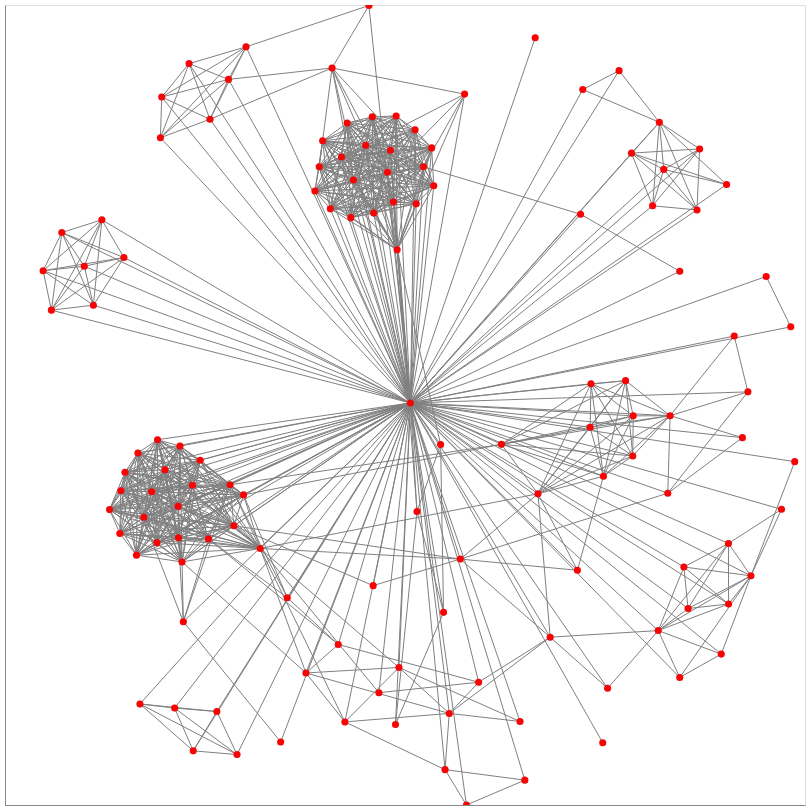

Notebook code for this chart:
### Code cell
# Fetch relationships between all co-authors
API_KEY = os.environ.get("API_KEY")

# Generate a graph from the co-authors
G = nx.Graph()

for index, row in rf.iterrows():
    G.add_node(row['orcid'], name=row['full_name'], color='green')

# Convert from and to into ORCID IDs (to map the node labels)
def force_orcid(n):
    n['from'] = n['from'].split('/')[-1]
    n['to'] = n['to'].split('/')[-1]
    return n

json = map(force_orcid, r.json()[0]['relationships']['researcher-researcher'])
ef = pd.DataFrame(json, columns=['from', 'to'])
G.add_edges_from(ef.to_numpy())

for a in rf['orcid']:
    url = f'https://f130.azure-api.net/v1/orcid/{a}?subscription-key={API_KEY}'
    r = requests.get(url)

    # print a short confirmation on completion
    print('Augment API query complete ', r.status_code)
    
    json = map(force_orcid, r.json()[0]['relationships']['researcher-researcher'])
    ef = pd.DataFrame(json, columns=['from', 'to'])
    ef = ef[ef['to'].isin(rf['orcid'].to_list())]
    G.add_edges_from(ef.to_numpy())
    
# Compute positions for viz.
pos = nx.spring_layout(G)

options = {
    "font_size": 12,
    "node_size": 50,
    "edge_color": "gray",
    "linewidths": 0.1,
    "width": 1
}

# Show information about the graph
print(nx.info(G))
print("Network density:", nx.density(G))

# Draw the graph using Altair
viz = nxa.draw_networkx(G, pos=pos, **options).properties(width=800, height=800)

nx.write_gexf(G, "test.gexf")

# Show it as an interactive plot!
viz.interactive()

### Figure 1 — Vega-Lite specification as saved in the notebook (floating-point values rounded to 4 significant figures; data arrays with more than 128 entries replaced by an {"elided": "..."} marker saying what was removed)
{"config": {"view": {"continuousWidth": 400, "continuousHeight": 300}}, "layer": [{"data": {"name": "data-04fb2d4f8d0f5fb63e3cfed5bdbb9c08"}, "mark": {"type": "line", "color": "gray", "opacity": 1, "strokeWidth": 1}, "encoding": {"detail": {"type": "quantitative", "field": "edge"}, "x": {"type": "quantitative", "axis": {"grid": false, "labels": false, "ticks": false, "title": ""}, "field": "x"}, "y": {"type": "quantitative", "axis": {"grid": false, "labels": false, "ticks": false, "title": ""}, "field": "y"}}, "selection": {"selector059": {"type": "interval", "bind": "scales", "encodings": ["x", "y"]}}}, {"data": {"name": "data-e6e8020460ef3b273a99a24b2fb35604"}, "mark": {"type": "point", "fill": "red", "opacity": 1, "size": 50, "strokeWidth": 0.1}, "encoding": {"x": {"type": "quantitative", "axis": {"grid": false, "labels": false, "ticks": false}, "field": "x"}, "y": {"type": "quantitative", "axis": {"grid": false, "labels": false, "ticks": false}, "field": "y"}}}], "height": 800, "width": 800, "$schema": "https://vega.github.io/schema/vega-lite/v4.8.1.json", "datasets": {"data-04fb2d4f8d0f5fb63e3cfed5bdbb9c08": {"elided": "1544 records"}, "data-e6e8020460ef3b273a99a24b2fb35604": [{"y": -0.2204, "x": 0.657, "color": "green", "name": "Jeremy Frey"}, {"y": -0.3852, "x": 0.1382, "color": "green", "name": "Antony Williams"}, {"y": 0.05296, "x": 0.465, "color": "green", "name": "Neil Saunders"}, {"y": -0.7475, "x": -0.6627, "color": "green", "name": "David Gray"}, {"y": -0.4819, "x": -0.2943, "color": "green", "name": "Martin Paul Eve"}, {"y": -0.2615, "x": -0.7386, "color": "green", "name": "Lisa Matthias"}, {"y": 0.548, "x": 0.07193, "color": "green", "name": "Leighton Coates"}, {"y": -0.6931, "x": 0.184, "color": "green", "name": "Catriona MacCallum"}, {"y": -0.3923, "x": -0.5574, "color": "green", "name": "Tony Ross-Hellauer"}, {"y": 0.6199, "x": -0.1588, "color": "green", "name": "Paul Langan"}, {"y": -0.7082, "x": 0.5065, "color": "green", "name": "Friso Selten"}, {"y": 0.6682, "x": -0.6115, "color": "green", "name": "Rebecca Green"}, {"y": 0.3214, "x": 0.903, "color": "green", "name": "Ian Clark"}, {"y": -0.2169, "x": -0.6334, "color": "green", "name": "Yehia Elkhatib"}, {"y": -0.5804, "x": 0.363, "color": "green", "name": "Paul Groth"}, {"y": -0.3321, "x": -0.5663, "color": "green", "name": "Bastian Greshake Tzovaras"}, {"y": 0.8359, "x": 0.5352, "color": "green", "name": "Niall Haslam"}, {"y": 0.705, "x": -0.1446, "color": "green", "name": "John Ankner"}, {"y": -0.6699, "x": -0.2477, "color": "green", "name": "Jennifer Lin"}, {"y": 0.005097, "x": 0.01342, "color": "green", "name": "Cameron Neylon"}, {"y": -0.5419, "x": -0.5541, "color": "green", "name": "Bianca  Kramer"}, {"y": -0.427, "x": 0.8648, "color": "green", "name": "Lucy Montgomery"}, {"y": -0.02717, "x": 0.5706, "color": "green", "name": "Kenneth Millman"}, {"y": -0.2219, "x": 0.3324, "color": "green", "name": "Egon Willighagen"}, {"y": -0.09877, "x": 0.08905, "color": "green", "name": "Aaron Oakley"}, {"y": -0.7577, "x": -0.5758, "color": "green", "name": "David Barrett"}, {"y": -0.9378, "x": 0.2995, "color": "green", "name": "christopher lortie"}, {"y": -0.8444, "x": 0.4944, "color": "green", "name": "Eugen Stulz"}, {"y": -0.1027, "x": -0.5625, "color": "green", "name": "Josmel Pacheco-Mendoza"}, {"y": 0.589, "x": 0.6469, "color": "green", "name": "Graham Broder"}, {"y": -0.8423, "x": -0.3109, "color": "green", "name": "Clifford Tatum"}, {"y": 0.5955, "x": 0.04623, "color": "green", "name": "Bernhard Frick"}, {"y": 0.06089, "x": 0.5515, "color": "green", "name": "Jan Aerts"}, {"y": 0.9988, "x": -0.09014, "color": "green", "name": "Sean Langridge"}, {"y": 0.7144, "x": -0.4875, "color": "green", "name": "Thomas Arnold"}, {"y": 0.5623, "x": -0.1289, "color": "green", "name": "Kenneth Herwig"}, {"y": 0.1725, "x": 0.8231, "color": "green", "name": "Catherine Jones"}, {"y": -0.05584, "x": 0.4628, "color": "green", "name": "C. Titus Brown"}, {"y": -0.8739, "x": -0.4199, "color": "green", "name": "David Scott"}, {"y": 0.2371, "x": -0.884, "color": "green", "name": "Fei Liu"}, {"y": -0.4516, "x": -0.07961, "color": "green", "name": "Sean Ekins"}, {"y": 0.6491, "x": -0.09835, "color": "green", "name": "Jacques OLLIVIER"}, {"y": 0.4684, "x": -0.1355, "color": "green", "name": "Thomas Hauß"}, {"y": -0.1382, "x": -0.5121, "color": "green", "name": "Sarah Kearns"}, {"y": -0.7923, "x": -0.1503, "color": "green", "name": "Carly Strasser"}, {"y": -0.6811, "x": 0.6868, "color": "green", "name": "Xiang Ren"}, {"y": 0.8535, "x": -0.5398, "color": "green", "name": "Richard Frazier"}, {"y": -0.4975, "x": 0.8089, "color": "green", "name": "Richard Hosking"}, {"y": 0.8954, "x": -0.3973, "color": "green", "name": "Christy Kinane"}, {"y": 0.5351, "x": -0.2252, "color": "green", "name": "dean myles"}, {"y": -0.8646, "x": -0.5295, "color": "green", "name": "Huw Williams"}, {"y": 0.5512, "x": 0.804, "color": "green", "name": "Rohan Ranasinghe"}, {"y": 0.3358, "x": -0.9048, "color": "green", "name": "Roberto Arturo Rossi"}, {"y": -0.3348, "x": -0.4914, "color": "green", "name": "Daniel O'Donnell"}, {"y": 0.463, "x": -0.7578, "color": "green", "name": "Sandra Elizabeth Martín"}, {"y": -0.7663, "x": -0.4704, "color": "green", "name": "Samuel Furse"}, {"y": -0.1619, "x": -0.6002, "color": "green", "name": "Christopher Madan"}, {"y": -0.2805, "x": -0.653, "color": "green", "name": "Lillian Hogendoorn"}, {"y": -0.1199, "x": -0.6677, "color": "green", "name": "Francois Waldner"}, {"y": -0.1416, "x": 0.9743, "color": "green", "name": "jason potts"}, {"y": 0.7068, "x": 0.6359, "color": "green", "name": "Peter Roach"}, {"y": 0.03285, "x": 0.8573, "color": "green", "name": "Brian Matthews"}, {"y": 0.7887, "x": 0.4445, "color": "green", "name": "Gerald Weber"}, {"y": 0.477, "x": 0.4389, "color": "green", "name": "Valeria Arrighi"}, {"y": 0.5033, "x": 0.02809, "color": "green", "name": "Ralph Gilles"}, {"y": 0.3342, "x": 0.6869, "color": "green", "name": "Sue Kilcoyne"}, {"y": 0.6879, "x": 0.0251, "color": "green", "name": "Volker Urban"}, {"y": -0.1682, "x": -0.7001, "color": "green", "name": "Tom Crick"}, {"y": 0.6604, "x": -0.206, "color": "green", "name": "Olaf Holderer"}, {"y": -0.6228, "x": 0.7906, "color": "green", "name": "Joan Leach"}, {"y": -0.405, "x": 0.6971, "color": "green", "name": "Katie Wilson"}, {"y": -0.4132, "x": 0.431, "color": "green", "name": "Andrew Lang"}, {"y": 0.3879, "x": -0.0197, "color": "green", "name": "Moeava Tehei"}, {"y": -0.7912, "x": 0.2876, "color": "green", "name": "Ed Pentz"}, {"y": 0.6367, "x": -0.03635, "color": "green", "name": "Flora Meilleur"}, {"y": -0.02666, "x": 0.6628, "color": "green", "name": "Simon Coles"}, {"y": -0.08164, "x": 0.8435, "color": "green", "name": "Andrew Milsted"}, {"y": -0.7192, "x": -0.06516, "color": "green", "name": "Jonathan A. Eisen"}, {"y": 0.498, "x": 0.6189, "color": "green", "name": "Nikolay Zheludev"}, {"y": 0.4904, "x": -0.1866, "color": "green", "name": "Thomas Gutberlet"}, {"y": -0.09838, "x": 0.241, "color": "green", "name": "Arfon Smith"}, {"y": -0.2534, "x": -0.5674, "color": "green", "name": "Nazeefa Fatima"}, {"y": 0.7699, "x": -0.6082, "color": "green", "name": "Luke Clifton"}, {"y": 0.6402, "x": 0.7366, "color": "green", "name": "Kevin MacDonald"}, {"y": -0.2248, "x": -0.4036, "color": "green", "name": "Daniel S. Katz"}, {"y": 0.6427, "x": 0.06664, "color": "green", "name": "Marie-Claire BELLISSENT-FUNEL"}, {"y": -0.1993, "x": -0.4372, "color": "green", "name": "Kyle Niemeyer"}, {"y": 0.4797, "x": -0.07837, "color": "green", "name": "Kell Mortensen"}, {"y": -0.7988, "x": -0.02378, "color": "green", "name": "andrew kralicek"}, {"y": -0.9116, "x": 0.1001, "color": "green", "name": "Amber Budden"}, {"y": -0.3441, "x": -0.6202, "color": "green", "name": "Daniel Graziotin"}, {"y": 0.7772, "x": 0.149, "color": "green", "name": "Lambert van Eijck"}, {"y": -1.0, "x": 0.1536, "color": "green", "name": "Bruce Caron"}, {"y": 0.1954, "x": 0.9644, "color": "green", "name": "Anthony Parker"}, {"y": -0.564, "x": 0.6331, "color": "green", "name": "Chun-Kai Huang"}, {"y": 0.7205, "x": -0.08176, "color": "green", "name": "William Heller"}, {"y": -0.2143, "x": -0.7105, "color": "green", "name": "Marta Poblet"}, {"y": 0.8426, "x": -0.1823, "color": "green", "name": "Victoria Garcia Sakai"}, {"y": 0.9183, "x": 0.3255, "color": "green", "name": "Wendy Smith"}, {"y": -0.3215, "x": -0.7129, "color": "green", "name": "Dasapta Erwin Irawan"}, {"y": 0.3686, "x": -0.7027, "color": "green", "name": "Myung Gil Choi"}, {"y": 0.3469, "x": -0.8017, "color": "green", "name": "Carlos Geraldes"}, {"y": -0.2006, "x": -0.5313, "color": "green", "name": "Damien Jacques"}, {"y": -0.2663, "x": 0.03002, "color": "green", "name": "Nicholas Dixon"}, {"y": -0.5184, "x": 0.0964, "color": "green", "name": "Patrick Schaeffer"}, {"y": -0.302, "x": -0.4279, "color": "green", "name": "Christina Pikas"}, {"y": 0.814, "x": -0.4412, "color": "green", "name": "Karen Edler"}, {"y": -0.5088, "x": 0.7077, "color": "green", "name": "Chloe Brookes-Kenworthy"}, {"y": 0.5075, "x": -0.02885, "color": "green", "name": "Andreas Ostermann"}, {"y": -0.1273, "x": 0.5694, "color": "green", "name": "Gael Varoquaux"}, {"y": -0.771, "x": 0.1107, "color": "green", "name": "Patricia Cruse"}, {"y": -0.6561, "x": -0.01509, "color": "green", "name": "John Chodacki"}, {"y": -0.08679, "x": -0.6186, "color": "green", "name": "Anthony Caravaggi"}, {"y": -0.3461, "x": 0.8086, "color": "green", "name": "Alkim Ozaygen"}, {"y": 0.5957, "x": -0.2145, "color": "green", "name": "Susana Teixeira"}, {"y": -0.5987, "x": -0.1668, "color": "green", "name": "Damian Pattinson"}, {"y": 0.4877, "x": 0.73, "color": "green", "name": "Gabriel Cavalli"}, {"y": 0.5817, "x": -0.0438, "color": "green", "name": "Judith Peters"}, {"y": 0.4311, "x": -0.8579, "color": "green", "name": "Masato Ikeda"}, {"y": -0.3754, "x": -0.6713, "color": "green", "name": "Julien Colomb"}, {"y": 0.7226, "x": -0.02216, "color": "green", "name": "Matthew Blakeley"}, {"y": -0.2608, "x": 0.9413, "color": "green", "name": "Tama Leaver"}, {"y": -0.178, "x": 0.4961, "color": "green", "name": "Peter Murray-Rust"}, {"y": 0.6297, "x": 0.5662, "color": "green", "name": "Hywel Morgan"}, {"y": -0.3586, "x": -0.362, "color": "green", "name": "Daniel Mietchen"}, {"y": 0.2496, "x": -0.779, "color": "green", "name": "ANDREA BASSO"}]}}
